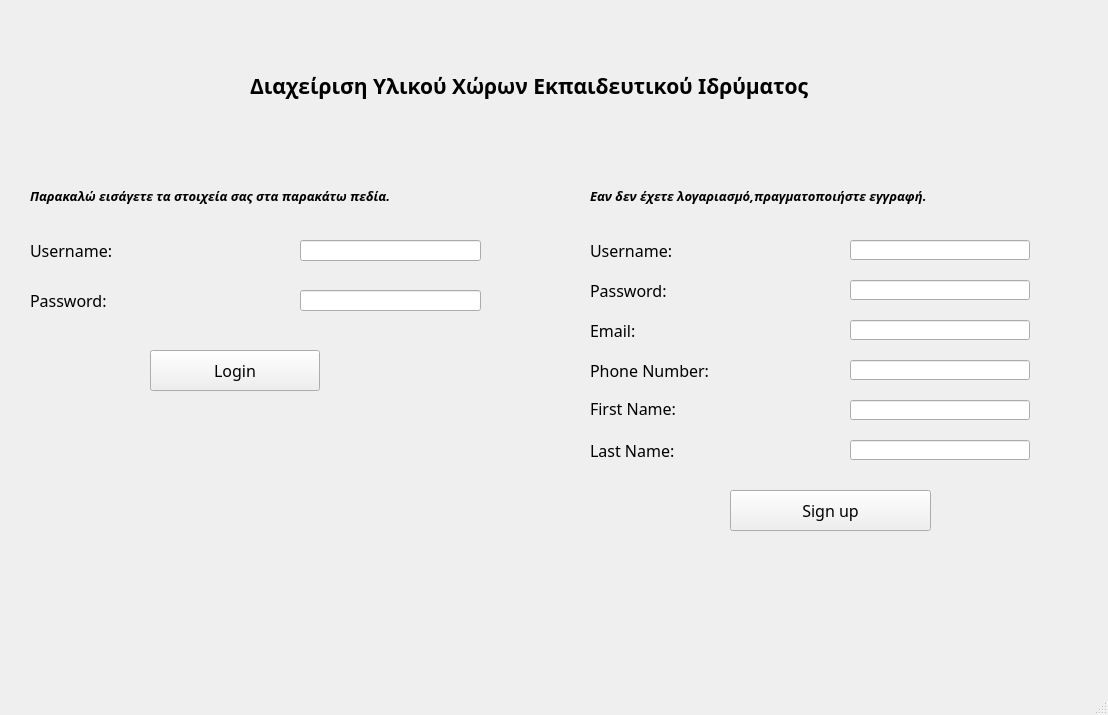
<?xml version="1.0" encoding="UTF-8"?>
<ui version="4.0">
 <class>Login</class>
 <widget class="QMainWindow" name="Login">
  <property name="geometry">
   <rect>
    <x>0</x>
    <y>0</y>
    <width>1108</width>
    <height>715</height>
   </rect>
  </property>
  <property name="minimumSize">
   <size>
    <width>1108</width>
    <height>715</height>
   </size>
  </property>
  <property name="maximumSize">
   <size>
    <width>1108</width>
    <height>715</height>
   </size>
  </property>
  <property name="contextMenuPolicy">
   <enum>Qt::DefaultContextMenu</enum>
  </property>
  <property name="windowTitle">
   <string>Login</string>
  </property>
  <property name="windowIcon">
   <iconset>
    <normaloff>media/login.png</normaloff>media/login.png</iconset>
  </property>
  <property name="toolTipDuration">
   <number>-5</number>
  </property>
  <property name="autoFillBackground">
   <bool>false</bool>
  </property>
  <property name="toolButtonStyle">
   <enum>Qt::ToolButtonIconOnly</enum>
  </property>
  <widget class="QWidget" name="centralwidget">
   <widget class="QLabel" name="label">
    <property name="geometry">
     <rect>
      <x>30</x>
      <y>240</y>
      <width>121</width>
      <height>20</height>
     </rect>
    </property>
    <property name="font">
     <font>
      <family>MS Reference Sans Serif</family>
      <pointsize>12</pointsize>
     </font>
    </property>
    <property name="text">
     <string>Username:</string>
    </property>
   </widget>
   <widget class="QLabel" name="label_2">
    <property name="geometry">
     <rect>
      <x>30</x>
      <y>290</y>
      <width>121</width>
      <height>20</height>
     </rect>
    </property>
    <property name="font">
     <font>
      <family>MS Reference Sans Serif</family>
      <pointsize>12</pointsize>
     </font>
    </property>
    <property name="text">
     <string>Password:</string>
    </property>
   </widget>
   <widget class="QLineEdit" name="lineEdit">
    <property name="geometry">
     <rect>
      <x>300</x>
      <y>240</y>
      <width>181</width>
      <height>21</height>
     </rect>
    </property>
   </widget>
   <widget class="QLineEdit" name="lineEdit_2">
    <property name="geometry">
     <rect>
      <x>300</x>
      <y>290</y>
      <width>181</width>
      <height>21</height>
     </rect>
    </property>
   </widget>
   <widget class="QPushButton" name="pushButton">
    <property name="geometry">
     <rect>
      <x>150</x>
      <y>350</y>
      <width>170</width>
      <height>41</height>
     </rect>
    </property>
    <property name="font">
     <font>
      <family>Modern No. 20</family>
      <pointsize>12</pointsize>
     </font>
    </property>
    <property name="text">
     <string>Login</string>
    </property>
   </widget>
   <widget class="QLabel" name="label_3">
    <property name="geometry">
     <rect>
      <x>250</x>
      <y>40</y>
      <width>1200</width>
      <height>91</height>
     </rect>
    </property>
    <property name="font">
     <font>
      <family>Segoe UI Black</family>
      <pointsize>16</pointsize>
      <weight>75</weight>
      <bold>true</bold>
     </font>
    </property>
    <property name="text">
     <string>Διαχείριση Υλικού Χώρων Εκπαιδευτικού Ιδρύματος</string>
    </property>
   </widget>
   <widget class="QLabel" name="label_4">
    <property name="geometry">
     <rect>
      <x>30</x>
      <y>180</y>
      <width>511</width>
      <height>31</height>
     </rect>
    </property>
    <property name="font">
     <font>
      <family>Myriad Pro</family>
      <pointsize>10</pointsize>
      <weight>75</weight>
      <italic>true</italic>
      <bold>true</bold>
     </font>
    </property>
    <property name="text">
     <string>Παρακαλώ εισάγετε τα στοιχεία σας στα παρακάτω πεδία.</string>
    </property>
   </widget>
   <widget class="QLabel" name="label_5">
    <property name="geometry">
     <rect>
      <x>590</x>
      <y>180</y>
      <width>471</width>
      <height>31</height>
     </rect>
    </property>
    <property name="font">
     <font>
      <family>Myriad Pro</family>
      <pointsize>10</pointsize>
      <weight>75</weight>
      <italic>true</italic>
      <bold>true</bold>
     </font>
    </property>
    <property name="text">
     <string>Εαν δεν έχετε λογαριασμό,πραγματοποιήστε εγγραφή.</string>
    </property>
   </widget>
   <widget class="QLabel" name="label_6">
    <property name="geometry">
     <rect>
      <x>590</x>
      <y>240</y>
      <width>141</width>
      <height>20</height>
     </rect>
    </property>
    <property name="font">
     <font>
      <family>MS Reference Sans Serif</family>
      <pointsize>12</pointsize>
     </font>
    </property>
    <property name="text">
     <string>Username:</string>
    </property>
   </widget>
   <widget class="QLabel" name="label_7">
    <property name="geometry">
     <rect>
      <x>590</x>
      <y>280</y>
      <width>91</width>
      <height>21</height>
     </rect>
    </property>
    <property name="font">
     <font>
      <family>MS Reference Sans Serif</family>
      <pointsize>12</pointsize>
     </font>
    </property>
    <property name="text">
     <string>Password:</string>
    </property>
   </widget>
   <widget class="QLabel" name="label_8">
    <property name="geometry">
     <rect>
      <x>590</x>
      <y>320</y>
      <width>71</width>
      <height>20</height>
     </rect>
    </property>
    <property name="font">
     <font>
      <family>MS Reference Sans Serif</family>
      <pointsize>12</pointsize>
     </font>
    </property>
    <property name="text">
     <string>Email:</string>
    </property>
   </widget>
   <widget class="QLabel" name="label_9">
    <property name="geometry">
     <rect>
      <x>590</x>
      <y>360</y>
      <width>161</width>
      <height>20</height>
     </rect>
    </property>
    <property name="font">
     <font>
      <family>MS Reference Sans Serif</family>
      <pointsize>12</pointsize>
     </font>
    </property>
    <property name="text">
     <string>Phone Number:</string>
    </property>
   </widget>
   <widget class="QLabel" name="label_10">
    <property name="geometry">
     <rect>
      <x>590</x>
      <y>400</y>
      <width>111</width>
      <height>16</height>
     </rect>
    </property>
    <property name="font">
     <font>
      <family>MS Reference Sans Serif</family>
      <pointsize>12</pointsize>
     </font>
    </property>
    <property name="text">
     <string>First Name:</string>
    </property>
   </widget>
   <widget class="QLabel" name="label_11">
    <property name="geometry">
     <rect>
      <x>590</x>
      <y>440</y>
      <width>101</width>
      <height>20</height>
     </rect>
    </property>
    <property name="font">
     <font>
      <family>MS Reference Sans Serif</family>
      <pointsize>12</pointsize>
     </font>
    </property>
    <property name="text">
     <string>Last Name:</string>
    </property>
   </widget>
   <widget class="QPushButton" name="pushButton_2">
    <property name="geometry">
     <rect>
      <x>730</x>
      <y>490</y>
      <width>201</width>
      <height>41</height>
     </rect>
    </property>
    <property name="font">
     <font>
      <family>Modern No. 20</family>
      <pointsize>12</pointsize>
     </font>
    </property>
    <property name="text">
     <string>Sign up</string>
    </property>
   </widget>
   <widget class="QLineEdit" name="lineEdit_3">
    <property name="geometry">
     <rect>
      <x>850</x>
      <y>240</y>
      <width>180</width>
      <height>20</height>
     </rect>
    </property>
   </widget>
   <widget class="QLineEdit" name="lineEdit_4">
    <property name="geometry">
     <rect>
      <x>850</x>
      <y>280</y>
      <width>180</width>
      <height>20</height>
     </rect>
    </property>
   </widget>
   <widget class="QLineEdit" name="lineEdit_5">
    <property name="geometry">
     <rect>
      <x>850</x>
      <y>320</y>
      <width>180</width>
      <height>20</height>
     </rect>
    </property>
   </widget>
   <widget class="QLineEdit" name="lineEdit_6">
    <property name="geometry">
     <rect>
      <x>850</x>
      <y>360</y>
      <width>180</width>
      <height>20</height>
     </rect>
    </property>
   </widget>
   <widget class="QLineEdit" name="lineEdit_7">
    <property name="geometry">
     <rect>
      <x>850</x>
      <y>400</y>
      <width>180</width>
      <height>20</height>
     </rect>
    </property>
   </widget>
   <widget class="QLineEdit" name="lineEdit_8">
    <property name="geometry">
     <rect>
      <x>850</x>
      <y>440</y>
      <width>180</width>
      <height>20</height>
     </rect>
    </property>
   </widget>
  </widget>
  <widget class="QMenuBar" name="menubar">
   <property name="geometry">
    <rect>
     <x>0</x>
     <y>0</y>
     <width>1108</width>
     <height>21</height>
    </rect>
   </property>
  </widget>
  <widget class="QStatusBar" name="statusbar"/>
 </widget>
 <resources/>
 <connections/>
</ui>
